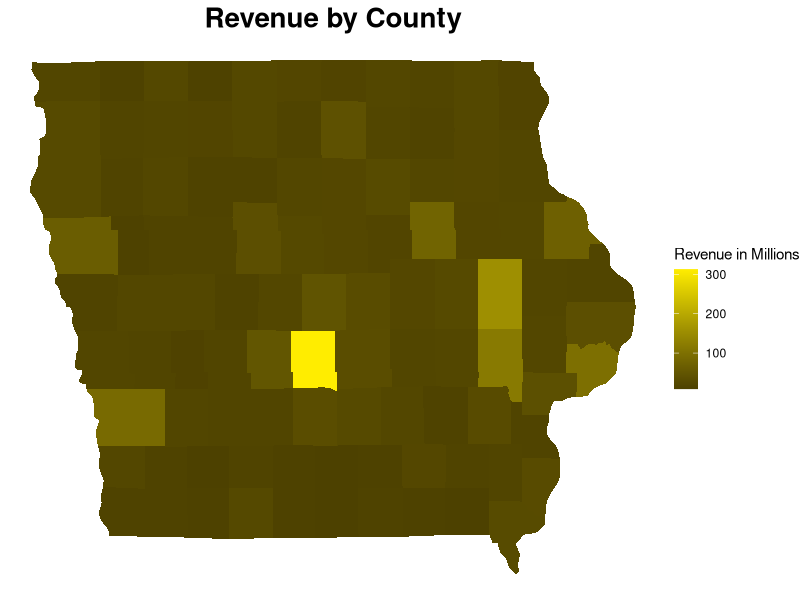
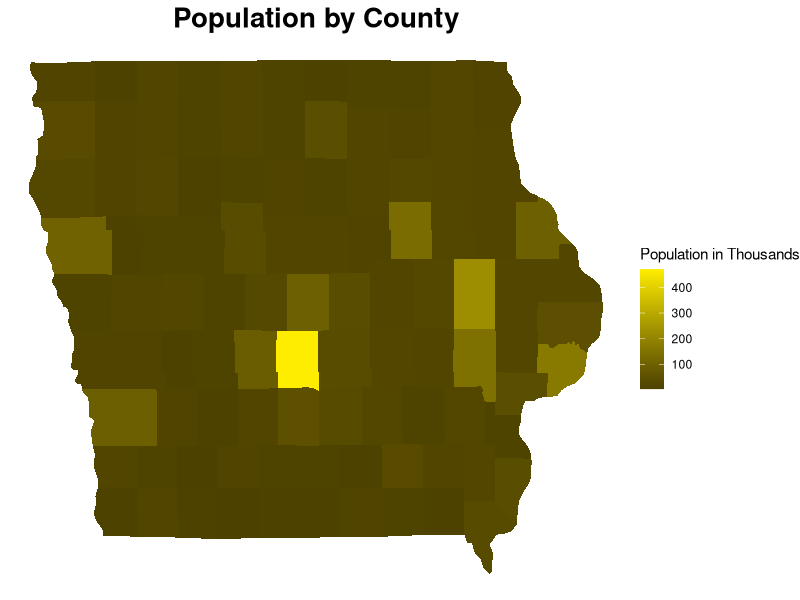
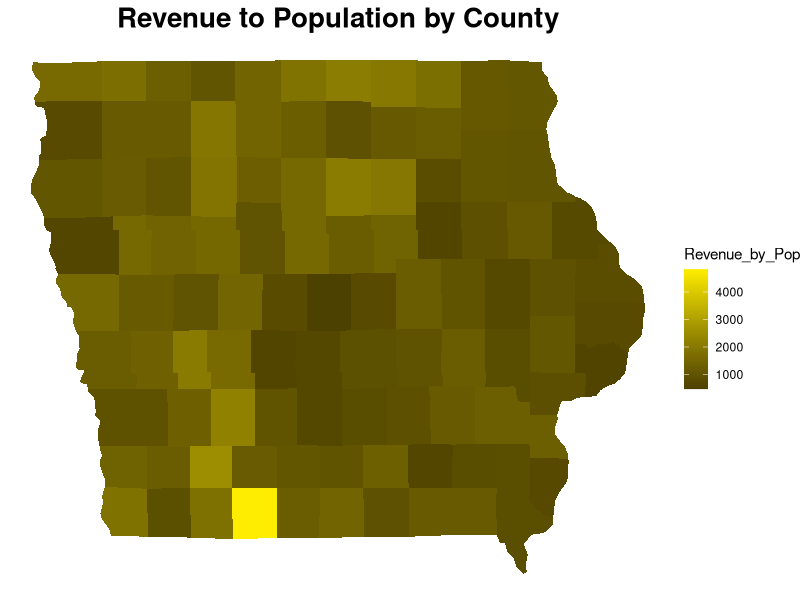
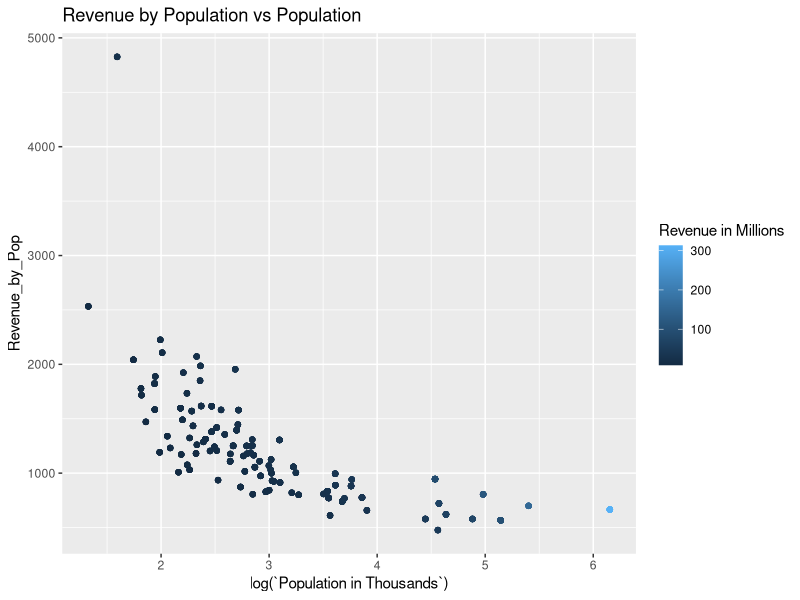
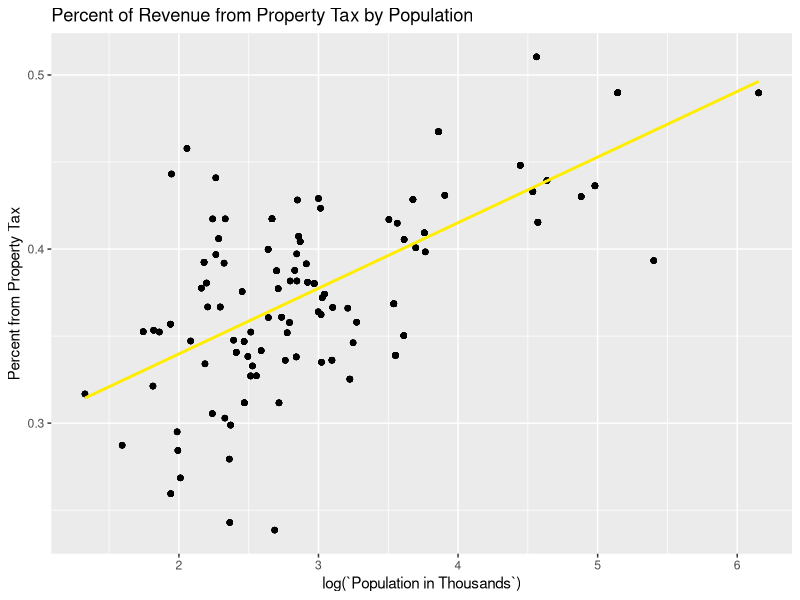
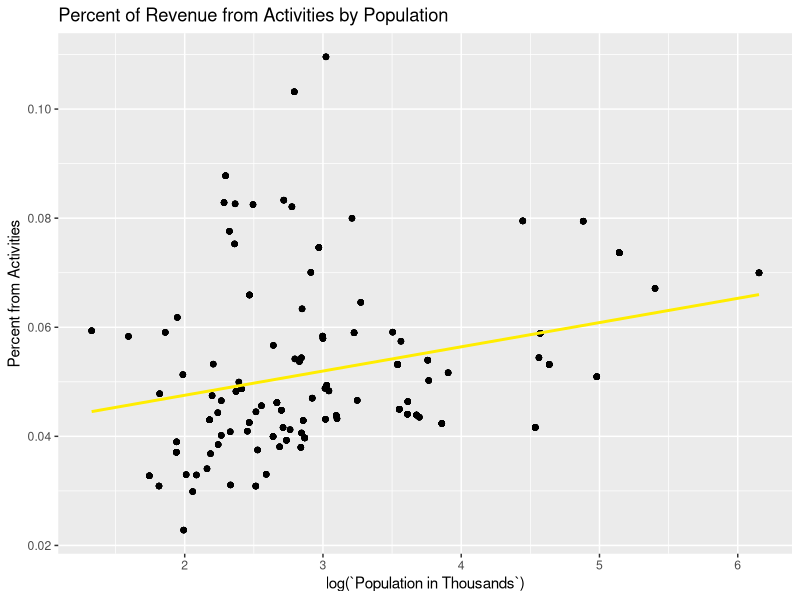
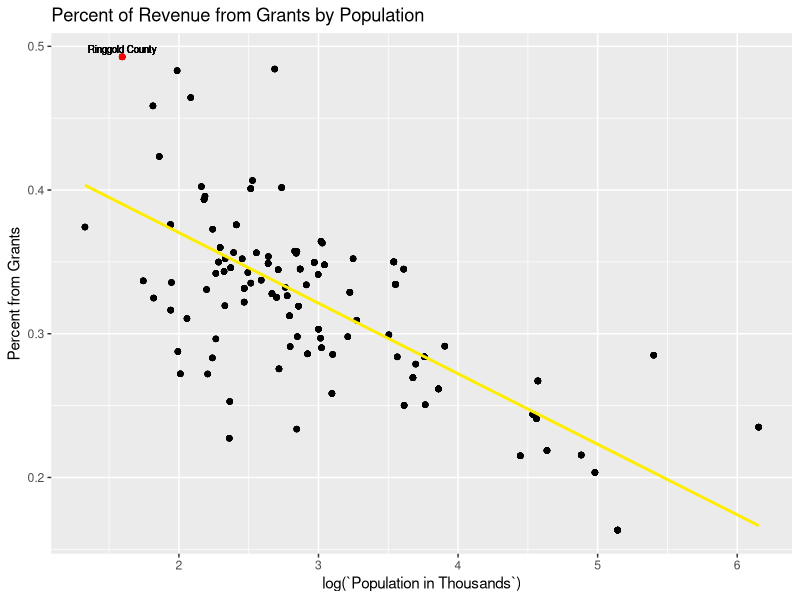
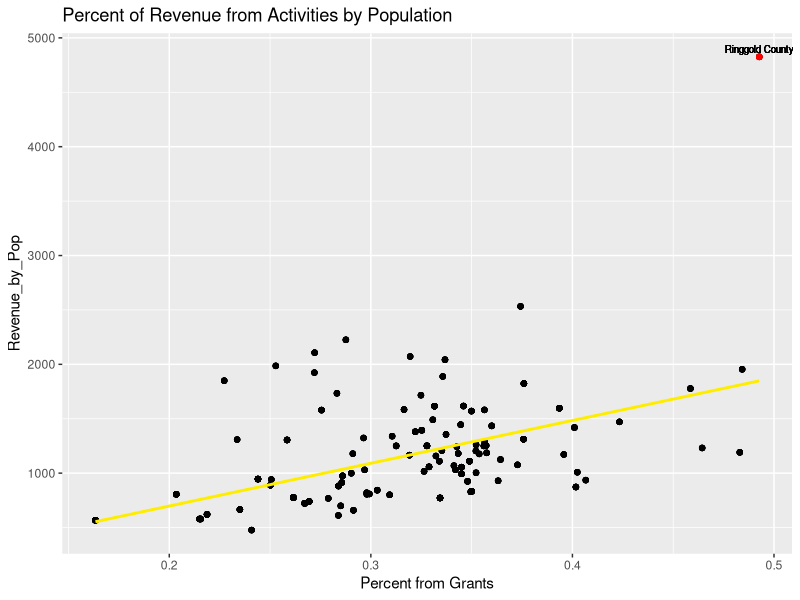

Recreate these plots in R, in order.
## ---- chunk 1
knitr::opts_chunk$set(echo = TRUE)
## ---- chunk 2
library(tidyverse)
library(lubridate)

pop_raw <- read_csv("data/County_Population_in_Iowa_by_Year_20251123.csv")

# view(pop_raw)

income_raw <- read_csv("data/Annual_Personal_Income_for_State_of_Iowa_by_County_20251123.csv")

# view(income_raw)

rev_raw <- read_csv("data/County_Actual_Revenues_By_Type_By_Fiscal_Year_20251123.csv")

# view(rev_raw)

budget_raw <- read_csv("data/County_Budgeted_Expenditures_By_Service_Area_By_Fiscal_Year_20251123.csv")

# view(budget_raw)

spend_raw <- read_csv("data/County_Actual_Expenditures_by_Service_Area_by_Fiscal_Year_20251123.csv")

# view(spend_raw)

## ---- chunk 3

pop_raw$County <- replace(pop_raw$County, pop_raw$County == "O'Brien County", "Obrien County")

pop <- pop_raw |>
  mutate(
    County = toupper(substring(County, 1, nchar(County) - 7)),
    Year = year(mdy(Year))
  ) |>
  filter(Year >= 2010, Year <= 2022) |>
  select(County, Year, Population)

str(pop)

## ---- chunk 4

income_raw$Name <- replace(income_raw$Name, income_raw$Name == "O'Brien", "Obrien")

income_1 <- income_raw |>
  mutate(
    County = toupper(Name),
    Year = year(mdy(Date))
  ) |>
  filter(Year >= 2010, Year <= 2022) |>
  select(County, Year, Variable, Value)

income <- income_1 |>
  pivot_wider(names_from = Variable,
              values_from = Value
              ) |>
  rename('Personal_Income' = `Personal income`,
         'Personal_Income_Per_Capita' = `Per capita personal income`
         ) |>
  mutate(
    Personal_Income = parse_number(Personal_Income),
    Personal_Income_Per_Capita = parse_number(Personal_Income_Per_Capita),
    Personal_Income = Personal_Income * 1000
  )

str(income)

## ---- chunk 5

rev <- rev_raw |>
  rename(
    Year = `FISCAL YEAR`,
    County = `COUNTY NAME`,
    Total_Revenue = `TOTAL REVENUES & OTHER SOURCES`
  ) |>
  mutate(
    County = toupper(County),
    Revenue_Percent_Property_Tax = round((`NET CURRENT PROPERTY TAXES` + `DELINQUENT PROPERTY TAX REVENUE`) / Total_Revenue, 4),
    Revenue_Percent_Grant = round(INTERGOVERNMENTAL / Total_Revenue, 4),
    Revenue_Percent_Activities = round((`LICENSES & PERMITS` + `CHARGES FOR SERVICE` + `USE OF MONEY & PROPERTY`) / Total_Revenue, 4),
    Revenue_Percent_Other = round(1 - Revenue_Percent_Property_Tax - Revenue_Percent_Grant - Revenue_Percent_Activities, 4)
  ) |>
  filter(Year >= 2010, Year <= 2022) |>
  select(County, Year, Total_Revenue, Revenue_Percent_Property_Tax, Revenue_Percent_Grant, Revenue_Percent_Activities, Revenue_Percent_Other)

str(rev)

## ---- chunk 6

budget_raw$`County Name` <- replace(budget_raw$`County Name`, budget_raw$`County Name` == "O'BRIEN", "OBRIEN")

budget <- budget_raw |>
  rename(
    County_Id = County,
    County = `County Name`,
    Year = `Fiscal Year Ending`,
    Total_Budget = `Total Expenditures`
  ) |>
  mutate(
    Year = year(mdy(Year)),
    Total_Budget = parse_number(Total_Budget),
    Budgeted_Public_Safety_Percent = parse_number(`Public Safety & Legal Services`) / Total_Budget,
    Budgeted_Mental_Health_Percent = parse_number(`Mental Health MR, DD`) / Total_Budget,
    Budgeted_Roads_Transportation_Percent = parse_number(`Roads & Transportation`) / Total_Budget,
    Budgeted_Administration_Percent = parse_number(Administration) / Total_Budget,
    Budgeted_Debt_Percent = parse_number(`Debt Service`) / Total_Budget,
    Budgeted_Physical_Health_Percent = parse_number(`Physical Health & Social Services`) / Total_Budget,
    Budgeted_Environment_Education_Percent = parse_number(`County Environment & Education`) / Total_Budget,
    Budgeted_Services_to_Residents_Percent = parse_number(`Government Services to Residents`) / Total_Budget,
    Budgeted_Refunded_Programs_Percent = parse_number(`Nonprogram Current`) / Total_Budget,
    Budgeted_Projects_Percent = parse_number(`Capital Projects`) / Total_Budget,
    Budgeted_Transfers_Out_Percent = parse_number(`Operating Transfers Out`) / Total_Budget,
    Budgeted_Refunded_Debt_Percent = parse_number(`Refunded Debt/Escrow`) / Total_Budget
  ) |>
  select(County, Year, Total_Budget, Budgeted_Public_Safety_Percent, Budgeted_Mental_Health_Percent, Budgeted_Roads_Transportation_Percent, Budgeted_Administration_Percent, Budgeted_Debt_Percent, Budgeted_Physical_Health_Percent, Budgeted_Environment_Education_Percent, Budgeted_Services_to_Residents_Percent, Budgeted_Refunded_Programs_Percent, Budgeted_Projects_Percent, Budgeted_Transfers_Out_Percent, Budgeted_Refunded_Debt_Percent) |>
  filter(Year >= 2010, Year <= 2022)

str(budget)

## ---- chunk 7

spend <- spend_raw |>
  rename(
    Year = `FISCAL YEAR`,
    Total_Expenditure = `TOTAL EXPENDITURES & OTHER USES`
  ) |>
  mutate(
    Actual_Public_Safety_Percent = `PUBLIC SAFETY AND LEGAL SERVICES` / Total_Expenditure,
    Actual_Mental_Health_Percent = `MENTAL HEALTH, ID & DD` / Total_Expenditure,
    Actual_Roads_Transportation_Percent = `ROADS & TRANSPORTATION` / Total_Expenditure,
    Actual_Administration_Percent = ADMINISTRATION / Total_Expenditure,
    Actual_Debt_Percent = `DEBT SERVICE` / Total_Expenditure,
    Actual_Physical_Health_Percent = `PHYSICAL HEALTH SOCIAL SERVICES` / Total_Expenditure,
    Actual_Environment_Education_Percent = `COUNTY ENVIRONMENT AND EDUCATION` / Total_Expenditure,
    Actual_Services_to_Residents_Percent = `GOVERNMENT SERVICES TO RESIDENTS` / Total_Expenditure,
    Actual_Refunded_Programs_Percent = `NONPROGRAM CURRENT` / Total_Expenditure,
    Actual_Projects_Percent = `CAPITAL PROJECTS` / Total_Expenditure,
    Actual_Transfers_Out_Percent = `OPERATING TRANSFERS OUT` / Total_Expenditure,
    Actual_Refunded_Debt_Percent = `REFUNDED DEBT/PAYMENTS TO ESCROW` / Total_Expenditure
  ) |>
  select(County, Year, Total_Expenditure, Actual_Public_Safety_Percent, Actual_Mental_Health_Percent, Actual_Roads_Transportation_Percent, Actual_Administration_Percent, Actual_Debt_Percent, Actual_Physical_Health_Percent, Actual_Environment_Education_Percent, Actual_Services_to_Residents_Percent, Actual_Refunded_Programs_Percent, Actual_Projects_Percent, Actual_Transfers_Out_Percent, Actual_Refunded_Debt_Percent) |>
  filter(Year >= 2010, Year <= 2022)

str(spend)

## ---- chunk 8

join1 <- inner_join(pop, income, by = c('County', 'Year'))
join2 <- inner_join(join1, rev, by = c('County', 'Year'))
join3 <- inner_join(join2, budget, by = c('County', 'Year'))
data <- inner_join(join3, spend, by = c('County', 'Year'))

# data |>
#  group_by(Year) |>
#  summarize(
#    count = n_distinct(County)
#  )

# sort(unique(data$County))
## ---- chunk 9

write.csv(data, 'data/Final_Data.csv')
str(data)
head(data, 5)

## ---- chunk 10


iowa <- map_data('county', 'iowa')

iowa <- iowa |>
  mutate(
    County = toupper(subregion)
  )

funding_data <- data |>
  group_by(County) |>
  summarize(
    `Revenue in Millions` = mean(Total_Revenue / 1000000),
    `Population in Thousands` = mean(Population / 1000),
    Income = mean(Personal_Income_Per_Capita),
    `Percent from Property Tax` = mean(Revenue_Percent_Property_Tax),
    `Percent from Grants` = mean(Revenue_Percent_Grant),
    `Percent from Activities` = mean(Revenue_Percent_Activities),
    `Percent from Other` = mean(Revenue_Percent_Other)
  ) |>
  left_join(iowa, by = 'County')

ggplot(funding_data, aes(x = long, y = lat, fill = `Revenue in Millions`)) + 
  geom_polygon(aes(group = group)) +
  scale_fill_gradient(low = '#4D4100', high = '#FFED00') +
  theme_void() +
  labs(title = "Revenue by County") +
  theme(
    plot.title = element_text(
      size = 20, 
      face = "bold",
      hjust = 0.5)
    )

## ---- chunk 11

ggplot(funding_data, aes(x = long, y = lat, fill = `Population in Thousands`)) + 
  geom_polygon(aes(group = group)) +
  scale_fill_gradient(low = '#4D4100', high = '#FFED00') +
  theme_void() +
  labs(title = "Population by County") +
  theme(
    plot.title = element_text(
      size = 20, 
      face = "bold",
      hjust = 0.5)
    )

## ---- chunk 12

funding_data <- funding_data |>
  mutate(Revenue_by_Pop = (`Revenue in Millions` * 1000000) / (`Population in Thousands` * 1000))

ggplot(funding_data, aes(x = long, y = lat, fill = Revenue_by_Pop)) + 
  geom_polygon(aes(group = group)) +
  scale_fill_gradient(low = '#4D4100', high = '#FFED00') +
  theme_void() +
  labs(title = "Revenue to Population by County") +
  theme(
    plot.title = element_text(
      size = 20, 
      face = "bold",
      hjust = 0.5)
    )

## ---- chunk 13

ggplot(funding_data, aes(x = log(`Population in Thousands`), 
                         y = Revenue_by_Pop, color = `Revenue in Millions`)) +
  geom_point() +
  labs(title = "Revenue by Population vs Population")

## ---- chunk 14

ggplot(funding_data, aes(x = log(`Population in Thousands`), 
                         y = `Percent from Property Tax`)) +
  geom_point() +
  geom_smooth(method = "lm", se = FALSE, col = "#FFED00") +
    labs(title = "Percent of Revenue from Property Tax by Population")

## ---- chunk 15

ggplot(funding_data, aes(x = log(`Population in Thousands`), y = `Percent from Activities`)) +
  geom_point() +
  geom_smooth(method = "lm", se = FALSE, col = "#FFED00") +
    labs(title = "Percent of Revenue from Activities by Population")

## ---- chunk 16

Ringgold <- funding_data |> dplyr::filter(County == "RINGGOLD")

#Ringgold

#funding_data

ggplot(funding_data, aes(x = log(`Population in Thousands`), y = `Percent from Grants`)) +
  geom_point() +
  geom_smooth(method = "lm", se = FALSE, col = "#FFED00") +
  geom_point(data = Ringgold, color = "red") +
  geom_text(data = Ringgold, aes(label = "Ringgold County"), size = 2.5, vjust = -0.5) +
  labs(title = "Percent of Revenue from Grants by Population")

## ---- chunk 17

ggplot(funding_data, aes(x = `Percent from Grants`, y = Revenue_by_Pop)) +
  geom_point() +
  geom_smooth(method = "lm", se = FALSE, col = "#FFED00") +
  geom_point(data = Ringgold, color = "red") +
  geom_text(data = Ringgold, aes(label = "Ringgold County"), size = 2.5, vjust = -0.5) +
  labs(title = "Percent of Revenue from Activities by Population")

## ---- chunk 18

spending_data <- data |>
  group_by(County) |>
  summarize(
    `Expenditure in Millions` = mean(Total_Expenditure / 1000000),
    `Revenue in Millions` = mean(Total_Revenue / 1000000),
    `Population in Thousands` = mean(Population / 1000),
    Income = mean(Personal_Income_Per_Capita),
    Actual_Public_Safety_Percent = mean(Actual_Public_Safety_Percent),
    Actual_Mental_Health_Percent = mean(Actual_Mental_Health_Percent),
    Actual_Roads_Transportation_Percent = mean(Actual_Roads_Transportation_Percent),
    Actual_Administration_Percent = mean(Actual_Administration_Percent),
    Actual_Debt_Percent = mean(Actual_Debt_Percent),
    Actual_Physical_Health_Percent = mean(Actual_Physical_Health_Percent),
    Actual_Environment_Education_Percent = mean(Actual_Environment_Education_Percent),
    Actual_Services_to_Residents_Percent = mean(Actual_Services_to_Residents_Percent),
    Actual_Refunded_Programs_Percent = mean(Actual_Refunded_Programs_Percent),
    Actual_Projects_Percent = mean(Actual_Projects_Percent),
    Actual_Transfers_Out_Percent = mean(Actual_Transfers_Out_Percent),
    Actual_Refunded_Debt_Percent = mean(Actual_Refunded_Debt_Percent)
  ) |>
  left_join(iowa, by = 'County')

ggplot(spending_data, aes(x = long, y = lat, fill = `Expenditure in Millions`)) + 
  geom_polygon(aes(group = group)) +
  scale_fill_gradient(low = '#4D4100', high = '#FFED00') +
  theme_void() +
  labs(title = "Expenditure by County") +
  theme(
    plot.title = element_text(
      size = 20, 
      face = "bold",
      hjust = 0.5)
    )

## ---- chunk 19

spending_data <- spending_data |>
  mutate(Expenditure_by_Pop = (`Expenditure in Millions` * 1000000) / (`Population in Thousands` * 1000))

ggplot(spending_data, aes(x = long, y = lat, fill = Expenditure_by_Pop)) + 
  geom_polygon(aes(group = group)) +
  scale_fill_gradient(low = '#4D4100', high = '#FFED00') +
  theme_void() +
  labs(title = "Expenditure to Population by County") +
  theme(
    plot.title = element_text(
      size = 20, 
      face = "bold",
      hjust = 0.5)
    )

## ---- chunk 20

ggplot(spending_data, aes(x = log(`Population in Thousands`), 
                         y = Expenditure_by_Pop)) +
  geom_point() +
  labs(title = "Expenditure by Population vs Population")

## ---- chunk 21

spending_data2 <- data |>
  group_by(County) |>
  summarize(
    `Expenditure in Millions` = mean(Total_Expenditure / 1000000),
    `Revenue in Millions` = mean(Total_Revenue / 1000000),
    `Population in Thousands` = mean(Population / 1000),
    Income = mean(Personal_Income_Per_Capita),
    Actual_Public_Safety_Percent = mean(Actual_Public_Safety_Percent),
    Actual_Mental_Health_Percent = mean(Actual_Mental_Health_Percent),
    Actual_Roads_Transportation_Percent = mean(Actual_Roads_Transportation_Percent),
    Actual_Administration_Percent = mean(Actual_Administration_Percent),
    Actual_Debt_Percent = mean(Actual_Debt_Percent),
    Actual_Physical_Health_Percent = mean(Actual_Physical_Health_Percent),
    Actual_Environment_Education_Percent = mean(Actual_Environment_Education_Percent),
    Actual_Services_to_Residents_Percent = mean(Actual_Services_to_Residents_Percent),
    Actual_Refunded_Programs_Percent = mean(Actual_Refunded_Programs_Percent),
    Actual_Projects_Percent = mean(Actual_Projects_Percent),
    Actual_Transfers_Out_Percent = mean(Actual_Transfers_Out_Percent),
    Actual_Refunded_Debt_Percent = mean(Actual_Refunded_Debt_Percent)
  ) |>
  pivot_longer(cols = Actual_Public_Safety_Percent:Actual_Refunded_Debt_Percent,
               names_to = 'Spending_Type',
               values_to = 'Percent')

top_10 <- spending_data2 |>
  group_by(County) |>
  summarize(`Population in Thousands` = mean(`Population in Thousands`)) |>
  arrange(desc(`Population in Thousands`)) |>
  head(10) |>
  pull(County)

lower_10 <- spending_data2 |>
  group_by(County) |>
  summarize(`Population in Thousands` = mean(`Population in Thousands`)) |>
  arrange(`Population in Thousands`) |>
  head(10) |>
  pull(County)

ten_to_ten <- c(top_10, lower_10)

ggplot(spending_data2 |> dplyr::filter(County %in% ten_to_ten),
       aes(x = reorder(County, `Population in Thousands`), y = Percent, 
           fill = reorder(Spending_Type, Percent, mean))) +
  geom_bar(stat = "identity", position = "stack") +
  coord_flip() +
  labs(title = "10 Most and Least Populous Counties Spending Type Distribution",
       fill = "Spending Type") +
  xlab('County') +
  ylab('Percentage')

## ---- chunk 22

ggplot(spending_data, aes(x = log(`Population in Thousands`), 
                         y = Actual_Roads_Transportation_Percent)) +
  geom_point() +
  geom_smooth(method = "lm", se = FALSE, col = "#FFED00") +
  labs(title = "Percent of Expenditure on Roads by Population")

## ---- chunk 23

ggplot(spending_data, aes(x = log(`Population in Thousands`), 
                         y = Actual_Public_Safety_Percent)) +
  geom_point() +
  geom_smooth(method = "lm", se = FALSE, col = "#FFED00") +
  labs(title = "Percent of Expenditure on Public Safety by Population")

## ---- chunk 24

ggplot(spending_data, aes(x = log(`Population in Thousands`), 
                         y = Actual_Mental_Health_Percent)) +
  geom_point() +
  geom_smooth(method = "lm", se = FALSE, col = "#FFED00") +
  labs(title = "Percent of Expenditure on Mental Health by Population")


# spending_data |>
#   arrange(desc(Actual_Mental_Health_Percent)) |>
#   head(1)

## ---- chunk 25

top_10 <- spending_data2 |>
  group_by(County) |>
  summarize(Income_Per_Capita = mean(Income / (`Population in Thousands` * 1000))) |>
  arrange(desc(Income_Per_Capita)) |>
  head(10) |>
  pull(County)

lower_10 <- spending_data2 |>
  group_by(County) |>
  summarize(Income_Per_Capita = mean(Income / (`Population in Thousands` * 1000))) |>
  arrange(Income_Per_Capita) |>
  head(10) |>
  pull(County)

ten_to_ten <- c(top_10, lower_10)

spending_data2 <- spending_data2 |>
  mutate(Income_Per_Capita = Income / (`Population in Thousands` *  1000))

ggplot(spending_data2 |> dplyr::filter(County %in% ten_to_ten),
       aes(x = reorder(County, Income), y = Percent, 
           fill = reorder(Spending_Type, Percent, mean))) +
  geom_bar(stat = "identity", position = "stack") +
  coord_flip() +
  labs(title = "10 Most and Least Wealthy Counties Spending Type Distribution",
       fill = "Spending Type") +
  xlab('County') +
  ylab('Percentage')

## ---- chunk 26

difference_data <- data |>
  mutate(
    Public_Safety_Difference = Actual_Public_Safety_Percent - Budgeted_Public_Safety_Percent,
    Mental_Health_Difference = Actual_Mental_Health_Percent - Budgeted_Mental_Health_Percent,
    Roads_Transportation_Difference = Actual_Roads_Transportation_Percent - Budgeted_Roads_Transportation_Percent,
    Administration_Difference = Actual_Administration_Percent - Budgeted_Administration_Percent,
    Debt_Difference = Actual_Debt_Percent - Budgeted_Debt_Percent,
    Physical_Health_Difference = Actual_Physical_Health_Percent - Budgeted_Physical_Health_Percent,
    Environment_Education_Difference = Actual_Environment_Education_Percent - Budgeted_Environment_Education_Percent,
    Services_to_Residents_Difference = Actual_Services_to_Residents_Percent - Budgeted_Services_to_Residents_Percent,
    Refunded_Programs_Difference = Actual_Refunded_Programs_Percent - Budgeted_Refunded_Programs_Percent,
    Projects_Difference = Actual_Projects_Percent - Budgeted_Projects_Percent,
    Transfers_Out_Difference = Actual_Transfers_Out_Percent - Budgeted_Transfers_Out_Percent,
    Refunded_Debt_Difference = Actual_Refunded_Debt_Percent - Budgeted_Refunded_Debt_Percent
  )

difference_data2 <- difference_data |>
  pivot_longer(cols = Public_Safety_Difference:Refunded_Debt_Difference,
               names_to = 'Spending_Type',
               values_to = 'Percent_Difference'
              ) |>
  group_by(Spending_Type) |>
  summarize(
    Percent_Difference = mean(Percent_Difference)
  )

ggplot(difference_data2, aes(x = reorder(Spending_Type, Percent_Difference), y = Percent_Difference)) +
  geom_bar(stat = "identity") +
  coord_flip() +
  labs(title = "Percent Difference for Each Spending Type") +
  xlab('Percent Difference') +
  ylab('Spending Type')

## ---- chunk 27

complete_difference <- data |>
  mutate(
    Spending_to_Budget_Difference = (Total_Expenditure - Total_Budget) / Total_Budget,
    Spending_to_Revenue_Difference = (Total_Expenditure - Total_Revenue) / Total_Revenue
  )

county_difference_data <- complete_difference |>
  group_by(County) |>
  summarize(
    Spending_to_Budget_Difference = mean(Spending_to_Budget_Difference),
    Spending_to_Revenue_Difference = mean(Spending_to_Revenue_Difference)
  ) |>
  left_join(iowa, by = 'County')

ggplot(county_difference_data, aes(x = long, y = lat, fill = Spending_to_Budget_Difference)) + 
  geom_polygon(aes(group = group)) +
  scale_fill_gradient2(low = '#22ff00', high = '#ff0000', mid = '#FFED00', midpoint = 0) +
  theme_void() +
  labs(title = "Expenditure to Budget Percent Difference by County") +
  theme(
    plot.title = element_text(
      size = 12, 
      face = "bold",
      hjust = 0.5)
    )

## ---- chunk 28

county_difference_data2 <- complete_difference |>
  group_by(County) |>
  summarize(
    Spending_to_Budget_Difference = mean(abs(Spending_to_Budget_Difference)),
    Spending_to_Revenue_Difference = mean(abs(Spending_to_Revenue_Difference))
  ) |>
  left_join(iowa, by = 'County')

ggplot(county_difference_data2, aes(x = long, y = lat, fill = Spending_to_Budget_Difference)) + 
  geom_polygon(aes(group = group)) +
  scale_fill_gradient(low = '#4D4100', high = '#FFED00') +
  theme_void() +
  labs(title = "Absolute Expenditure to Budget Percent Difference by County") +
  theme(
    plot.title = element_text(
      size = 12, 
      face = "bold",
      hjust = 0.5)
    )

## ---- chunk 29

ggplot(county_difference_data, aes(x = long, y = lat,
                                   fill = Spending_to_Revenue_Difference)) + 
  geom_polygon(aes(group = group)) +
  scale_fill_gradient2(low = '#22ff00', high = '#ff0000', mid = '#FFED00', midpoint = 0) +
  theme_void() +
  labs(title = "Expenditure to Revenue Percent Difference by County") +
  theme(
    plot.title = element_text(
      size = 12, 
      face = "bold",
      hjust = 0.5)
    )

## ---- chunk 30

county_difference_data |>
  group_by(County) |>
  summarize(Spending_to_Revenue_Difference = mean(Spending_to_Revenue_Difference)) |>
  arrange(Spending_to_Revenue_Difference) |>
  head(5)

## ---- chunk 31

top_5 <- complete_difference |>
  filter(County %in% c("RINGGOLD", "DELAWARE", "CALHOUN", "MUSCATINE", "DECATUR"))

complete_difference |>
  ggplot(aes(x = factor(Year), y = Spending_to_Revenue_Difference, group = County)) +
  geom_line() +
  geom_line(data = top_5,
            mapping = aes(x = factor(Year),
                          y = Spending_to_Revenue_Difference, group = County),
            color = 'yellow') +
  labs(title = "Fiscal Responsibility by Year") +
  xlab("Year") +
  ylab("Spending to Revenue Difference Percent")

## ---- chunk 32

complete_difference <- complete_difference |>
  left_join(iowa, by = 'County')

ggplot(complete_difference, aes(x = long, y = lat,
                                   fill = Spending_to_Revenue_Difference)) + 
  geom_polygon(aes(group = group)) +
  scale_fill_gradient2(low = '#22ff00', high = '#ff0000', mid = '#FFED00', midpoint = 0) +
  theme_void() +
  labs(title = "Expenditure to Revenue Percent Difference Each Year") +
  theme(
    plot.title = element_text(
      size = 12, 
      face = "bold",
      hjust = 0.5)
    ) +
  facet_wrap(~Year)

